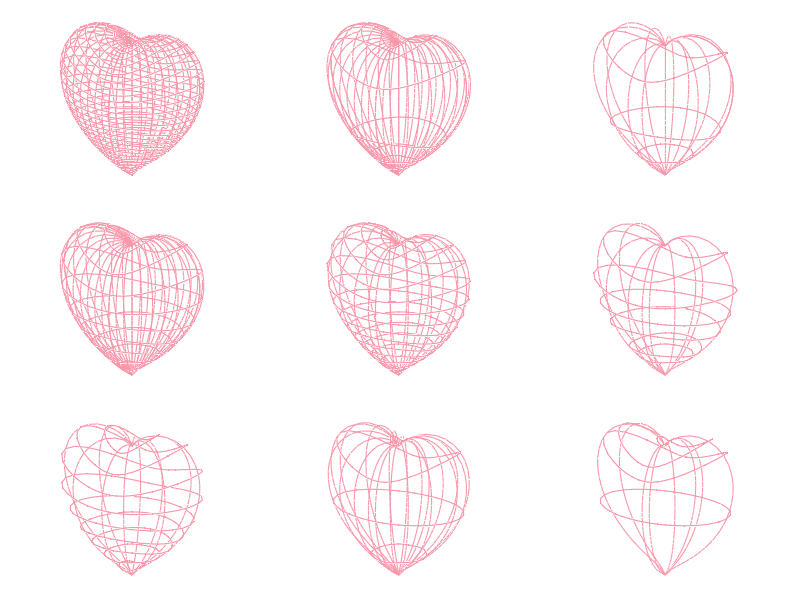

Here is the MATLAB script that generated this plot:
% Copyright ? 2009, Xin Zhao
% All rights reserved.
% Redistribution and use in source and binary forms, with or without
% modification, are permitted provided that the following conditions are
% met:
function heartSudoku2
sizeTheta=30;
sizeFai=40;
theta=linspace(0,pi,sizeTheta)';
nudge=0.0001; % used to avoid the operlapping
fai=linspace(0+nudge,pi/2-nudge,round(sizeFai/4));
a=9/4;
b=9/80;
A=1+(a-1)*(sin(theta).^2)*(sin(fai).^2);
B=(sin(theta).^2.*cos(theta).^3) * (1+(b-1)*(sin(fai).^2));
rou = zeros(size(A));
for iLoop=1:numel(A)
    curA=A(iLoop);
    curB=B(iLoop);
    % this is the polar coordinates version of the sextic equation found on
    % http://mathworld.wolfram.com/HeartSurface.html
    polyFactors=[curA^3,-curB,-3*curA^2,0,3*curA,0,-1];
    solutions=roots(polyFactors);    
    realRou=real(solutions(abs(imag(solutions))<1e-9));
    rou(iLoop)=realRou(realRou>0);    
end

% x,y,z for the quater of whole heart
x=rou.*(sin(theta)*cos(fai));
y=rou.*(sin(theta)*sin(fai));
z=rou.*(cos(theta)*ones(size(fai)));

% x,y,z for the whole heart
cordX=[x,-fliplr(x),-x,fliplr(x)];
cordY=[y,fliplr(y),-y,-fliplr(y)];
cordZ=[z,fliplr(z),z,fliplr(z)];

heartSudokuFig=figure('units','pixels',...
    'position',[200 50 630 630],...
    'Numbertitle','off',...
    'menubar','none',...
    'resize','off',...
    'name','heart sudoku',...
    'color',[0.99 0.99 0.99]);
for i=1:3
    for j=1:3
      heartSudokuAxes(i,j)=axes('Units','pixels',...
      'parent',heartSudokuFig,...
      'Position',[(i-1)*210-25,(j-1)*210-25-10,210+50,210+50],...
      'Color',[0.99 0.99 0.99],...
      'Box','on', ...
      'XLim',[-1.28,1.28],'YLim',[-1.28,1.28],'ZLim',[-1.28,1.28],...
      'XColor','none','YColor','none','ZColor','none');
      hold(heartSudokuAxes(i,j),'on')
      camtarget([0, 0, 0]);
      view(30,20);
      
    end
end
markerColor=[248 150 170]./255;
lineColor=[248 150 170]./255;
lineWidth=0.8;
%[1 1]=====================================================================
for iLoop=1:3:size(cordX,1)
    plot3(heartSudokuAxes(1,1),cordX(iLoop,:),cordY(iLoop,:),cordZ(iLoop,:),...
        'Marker','.','MarkerSize',3.5,'MarkerEdgeColor',markerColor,'LineStyle','none');
    plot3(heartSudokuAxes(1,1),cordX(iLoop,:),cordY(iLoop,:),cordZ(iLoop,:),...
        'color',lineColor,'LineStyle','-','LineWidth',lineWidth);
end
for iLoop=1:4:size(cordX,2)
    plot3(heartSudokuAxes(1,1),cordX(:,iLoop),cordY(:,iLoop),cordZ(:,iLoop),...
        'color',lineColor,'LineStyle','-','LineWidth',lineWidth);
end
%[1 2]=====================================================================
for iLoop=1:3:size(cordX,1)
    plot3(heartSudokuAxes(1,2),cordX(iLoop,:),cordY(iLoop,:),cordZ(iLoop,:),...
        'Marker','.','MarkerSize',3.5,'MarkerEdgeColor',markerColor,'LineStyle','none');
    plot3(heartSudokuAxes(1,2),cordX(iLoop,:),cordY(iLoop,:),cordZ(iLoop,:),'color',...
        lineColor,'LineStyle','-','LineWidth',lineWidth);
end
for iLoop=1:size(cordX,2)
    plot3(heartSudokuAxes(1,2),cordX(:,iLoop),cordY(:,iLoop),cordZ(:,iLoop),'color',...
        lineColor,'LineStyle','-','LineWidth',lineWidth);
end
%[1 3]=====================================================================
for iLoop=1:size(cordX,1)
    plot3(heartSudokuAxes(1,3),cordX(iLoop,:),cordY(iLoop,:),cordZ(iLoop,:),...
        'Marker','.','MarkerSize',3.5,'MarkerEdgeColor',markerColor,'LineStyle','none');
    plot3(heartSudokuAxes(1,3),cordX(iLoop,:),cordY(iLoop,:),cordZ(iLoop,:),...
        'color',lineColor,'LineStyle','-','LineWidth',lineWidth);
end
for iLoop=1:size(cordX,2)
    plot3(heartSudokuAxes(1,3),cordX(:,iLoop),cordY(:,iLoop),cordZ(:,iLoop),...
        'color',lineColor,'LineStyle','-','LineWidth',lineWidth);
end
%[2 1]=====================================================================
for iLoop=[2 8 15 25]
    plot3(heartSudokuAxes(2,1),cordX(iLoop,:),cordY(iLoop,:),cordZ(iLoop,:),...
        'Marker','.','MarkerSize',3.5,'MarkerEdgeColor',markerColor,'LineStyle','none');
    plot3(heartSudokuAxes(2,1),cordX(iLoop,:),cordY(iLoop,:),cordZ(iLoop,:),...
        'color',lineColor,'LineStyle','-','LineWidth',lineWidth);
end
for iLoop=1:2:size(cordX,2)
    plot3(heartSudokuAxes(2,1),cordX(:,iLoop),cordY(:,iLoop),cordZ(:,iLoop),...
        'color',lineColor,'LineStyle','-','LineWidth',lineWidth);
end
%[2 2]=====================================================================
for iLoop=1:2:size(cordX,1)
    plot3(heartSudokuAxes(2,2),cordX(iLoop,:),cordY(iLoop,:),cordZ(iLoop,:),...
        'Marker','.','MarkerSize',3.5,'MarkerEdgeColor',markerColor,'LineStyle','none');
    plot3(heartSudokuAxes(2,2),cordX(iLoop,:),cordY(iLoop,:),cordZ(iLoop,:),...
        'color',lineColor,'LineStyle','-','LineWidth',lineWidth);
end
for iLoop=1:2:size(cordX,2)
    plot3(heartSudokuAxes(2,2),cordX(:,iLoop),cordY(:,iLoop),cordZ(:,iLoop),...
        'color',lineColor,'LineStyle','-','LineWidth',lineWidth);
end
%[2 3]=====================================================================
for iLoop=[1 3 5 9 20 25 27]
    plot3(heartSudokuAxes(2,3),cordX(iLoop,:),cordY(iLoop,:),cordZ(iLoop,:),...
        'Marker','.','MarkerSize',3.5,'MarkerEdgeColor',markerColor,'LineStyle','none');
    plot3(heartSudokuAxes(2,3),cordX(iLoop,:),cordY(iLoop,:),cordZ(iLoop,:),...
        'color',lineColor,'LineStyle','-','LineWidth',lineWidth);
end
for iLoop=1:size(cordX,2)
    plot3(heartSudokuAxes(2,3),cordX(:,iLoop),cordY(:,iLoop),cordZ(:,iLoop),...
        'color',lineColor,'LineStyle','-','LineWidth',lineWidth);
end
%[3 1]=====================================================================
for iLoop=[2 6 8 15 ]
    plot3(heartSudokuAxes(3,1),cordX(iLoop,:),cordY(iLoop,:),cordZ(iLoop,:),...
        'Marker','.','MarkerSize',3.5,'MarkerEdgeColor',markerColor,'LineStyle','none');
    plot3(heartSudokuAxes(3,1),cordX(iLoop,:),cordY(iLoop,:),cordZ(iLoop,:),...
        'color',lineColor,'LineStyle','-','LineWidth',lineWidth);
end
for iLoop=[8 9 18 21 30 32 35 40]
    plot3(heartSudokuAxes(3,1),cordX(:,iLoop),cordY(:,iLoop),cordZ(:,iLoop),...
        'color',lineColor,'LineStyle','-','LineWidth',lineWidth);
end
%[3 2]=====================================================================
for iLoop=[8 12 15 18 23 25]
    plot3(heartSudokuAxes(3,2),cordX(iLoop,:),cordY(iLoop,:),cordZ(iLoop,:),...
        'Marker','.','MarkerSize',3.5,'MarkerEdgeColor',markerColor,'LineStyle','none');
    plot3(heartSudokuAxes(3,2),cordX(iLoop,:),cordY(iLoop,:),cordZ(iLoop,:),...
        'color',lineColor,'LineStyle','-','LineWidth',lineWidth);
end
for iLoop=[8 9 18 21 25 28 30 32 35 40]
    plot3(heartSudokuAxes(3,2),cordX(:,iLoop),cordY(:,iLoop),cordZ(:,iLoop),...
        'color',lineColor,'LineStyle','-','LineWidth',lineWidth);
end
%[3 3]=====================================================================
for iLoop=[8 18 25]
    plot3(heartSudokuAxes(3,3),cordX(iLoop,:),cordY(iLoop,:),cordZ(iLoop,:),...
        'Marker','.','MarkerSize',3.5,'MarkerEdgeColor',markerColor,'LineStyle','none');
    plot3(heartSudokuAxes(3,3),cordX(iLoop,:),cordY(iLoop,:),cordZ(iLoop,:),...
        'color',lineColor,'LineStyle','-','LineWidth',lineWidth);
end
for iLoop=1:3:40
    plot3(heartSudokuAxes(3,3),cordX(:,iLoop),cordY(:,iLoop),cordZ(:,iLoop),...
        'color',lineColor,'LineStyle','-','LineWidth',lineWidth);
end
end
